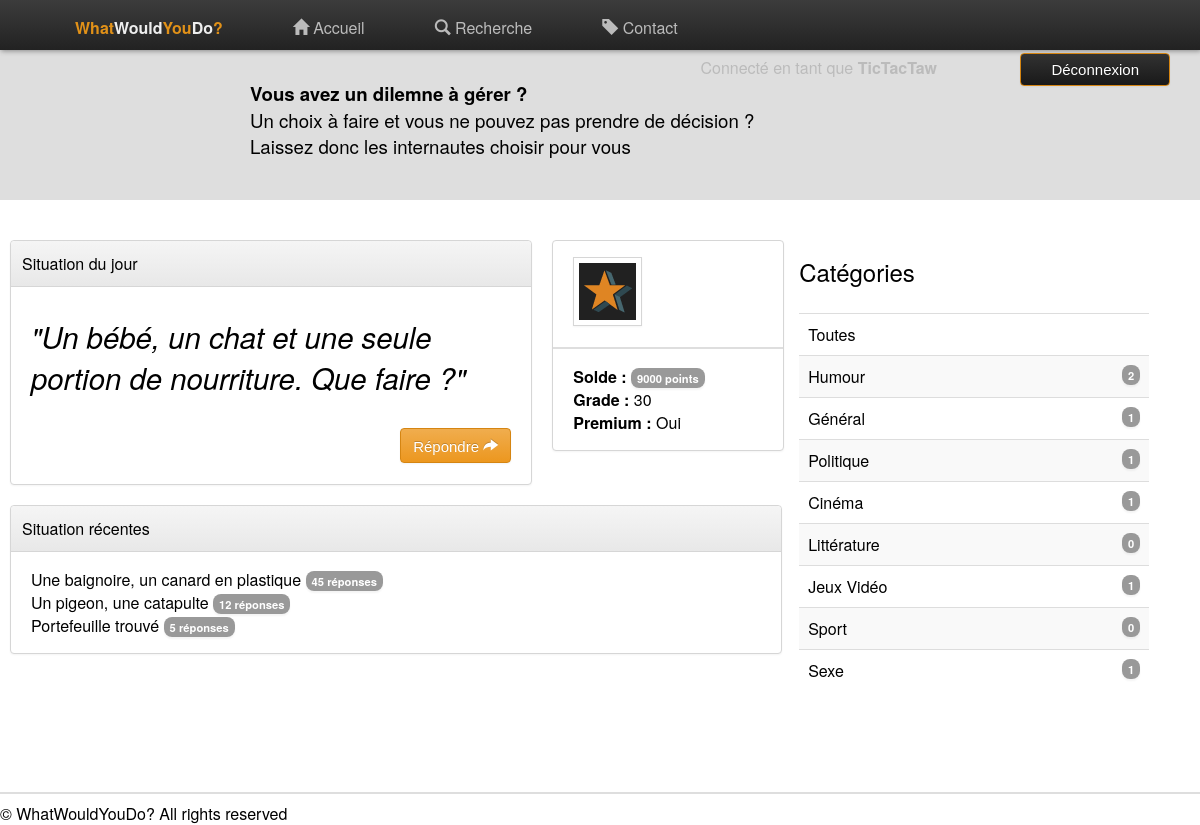
/php/index.php (signed in), run on the app's committed database.
### tables this page shows
CREATE TABLE IF NOT EXISTS `category` (
  `id` int(11) NOT NULL AUTO_INCREMENT,
  `name` varchar(50) NOT NULL,
  PRIMARY KEY (`id`)
);

### php/category.php (the view)
			<div class="categories">
				<h3>Catégories</h3>
				<table class="table table-striped table-hover">
<?php
	echo '<tr><td><a href="search.php?id=0" >Toutes</a></td></tr>';
	$bdd = new PDO('mysql:host=localhost;dbname=wwyd', 'root', '', array(PDO::MYSQL_ATTR_INIT_COMMAND => 'SET NAMES utf8'));
	$query = $bdd->query('SELECT name, id FROM category');
	while($data = $query->fetch()){
		$query2 = $bdd->query('SELECT COUNT(*) FROM topic WHERE category_id = "'.$data['id'].'"');
		$data2 = $query2->fetch();
		echo '<tr><td><a href="search.php?id='.$data['id'].'" >'.$data["name"].' <a class="badge" style="float: right">'.$data2[0].'</a></a></td></tr>';
	}
?>
				</table>
			</div>

### css/style.css (style rules this page uses)
html { font-family: 'Helvetica Neue', Helvetica, Arial, sans-serif; }
a { text-decoration: none; color: inherit; }
h3 { font-size: 24px; font-weight: normal; }
.badge { background-color: rgb(153, 153, 153); box-shadow: rgba(0, 0, 0, 0.0470588) 0px 2px 2px 0px; color: white; font-weight: bold; border-radius: 8px; font-size: 70%; padding: 2px; padding-left: 6px; padding-right: 6px; white-space: nowrap; }
.categories { width: 350px; float: left; margin: auto; }
.categories table { width: 100%; border-collapse: collapse; }
.categories td { border-top: 1px solid #ddd; padding: 9px; }
.categories tr:nth-child(even) { background-color: #f9f9f9; }
.table-hover td { padding-left: 9px; transition: padding-left .3s ease-in; }

### php/header.php (style rules this page uses)
body { margin: 0; padding-top: 50px; padding-bottom: 20px; }

### data on the page
category: name "Humour", data2 "2"
category: name "Général", data2 "1"
category: name "Politique", data2 "1"
category: name "Cinéma", data2 "1"
category: name "Littérature", data2 "0"
category: name "Jeux Vidéo", data2 "1"
category: name "Sport", data2 "0"
category: name "Sexe", data2 "1"

### other printed values
$_SESSION["user"]["login"] "TicTacTaw"
$_SESSION["user"]["nb_point"] "9000"
$_SESSION["user"]["rank_id"] "30"
